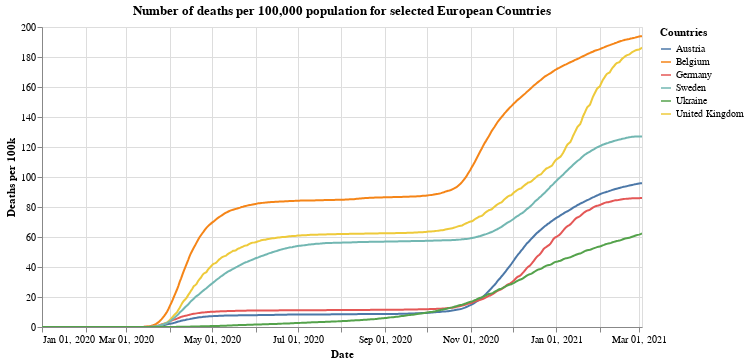

Here is the notebook cell this chart was saved with:
### Markdown cell above
## Total deaths per 100,000

### Code cell
#collapse
alt.Chart(x_small).mark_line().encode(
    x=alt.X("yearmonthdate(date):T", axis=alt.Axis(title='Date')),
    y=alt.Y("deaths_per:Q", axis=alt.Axis(title='Deaths per 100k')),
    tooltip='id',
    color=alt.Color('id', legend=alt.Legend(title="Countries")),
    opacity=alt.condition(leg_selection, alt.value(1), alt.value(0.2))
).add_selection(leg_selection).properties(title='Number of deaths per 100,000 population for selected European Countries', width=600).interactive()

### Figure 1 — Vega-Lite specification as saved in the notebook (floating-point values rounded to 4 significant figures; data arrays with more than 128 entries replaced by an {"elided": "..."} marker saying what was removed)
{"config": {"view": {"continuousWidth": 400, "continuousHeight": 300}}, "data": {"name": "data-186c2c0de00a77504300cca642becb64"}, "mark": "line", "encoding": {"color": {"type": "nominal", "field": "id", "legend": {"title": "Countries"}}, "opacity": {"condition": {"value": 1, "selection": "selector001"}, "value": 0.2}, "tooltip": {"type": "nominal", "field": "id"}, "x": {"type": "temporal", "axis": {"title": "Date"}, "field": "date", "timeUnit": "yearmonthdate"}, "y": {"type": "quantitative", "axis": {"title": "Deaths per 100k"}, "field": "deaths_per"}}, "selection": {"selector001": {"type": "multi", "fields": ["id"], "bind": "legend"}, "selector003": {"type": "interval", "bind": "scales", "encodings": ["x", "y"]}}, "title": "Number of deaths per 100,000 population for selected European Countries", "width": 600, "$schema": "https://vega.github.io/schema/vega-lite/v4.8.1.json", "datasets": {"data-186c2c0de00a77504300cca642becb64": {"elided": "2568 records"}}}
